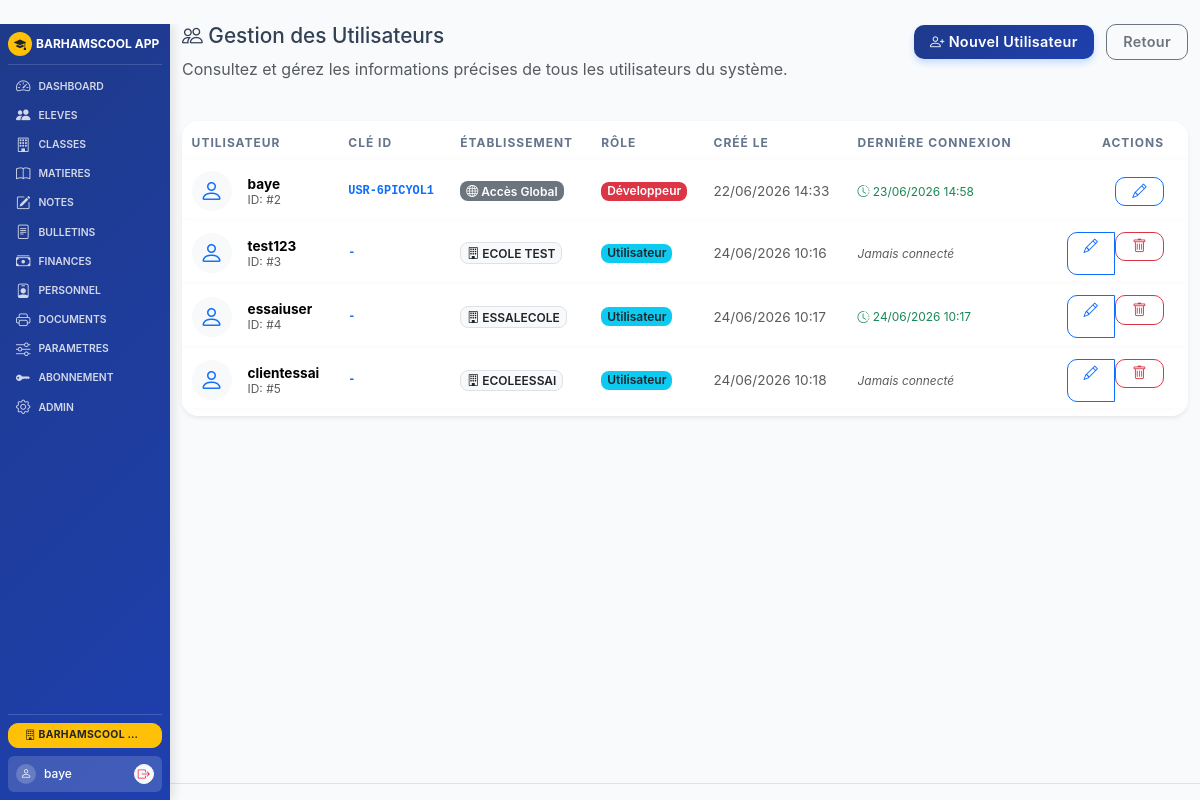
The app's page /admin/users (signed in), older data.
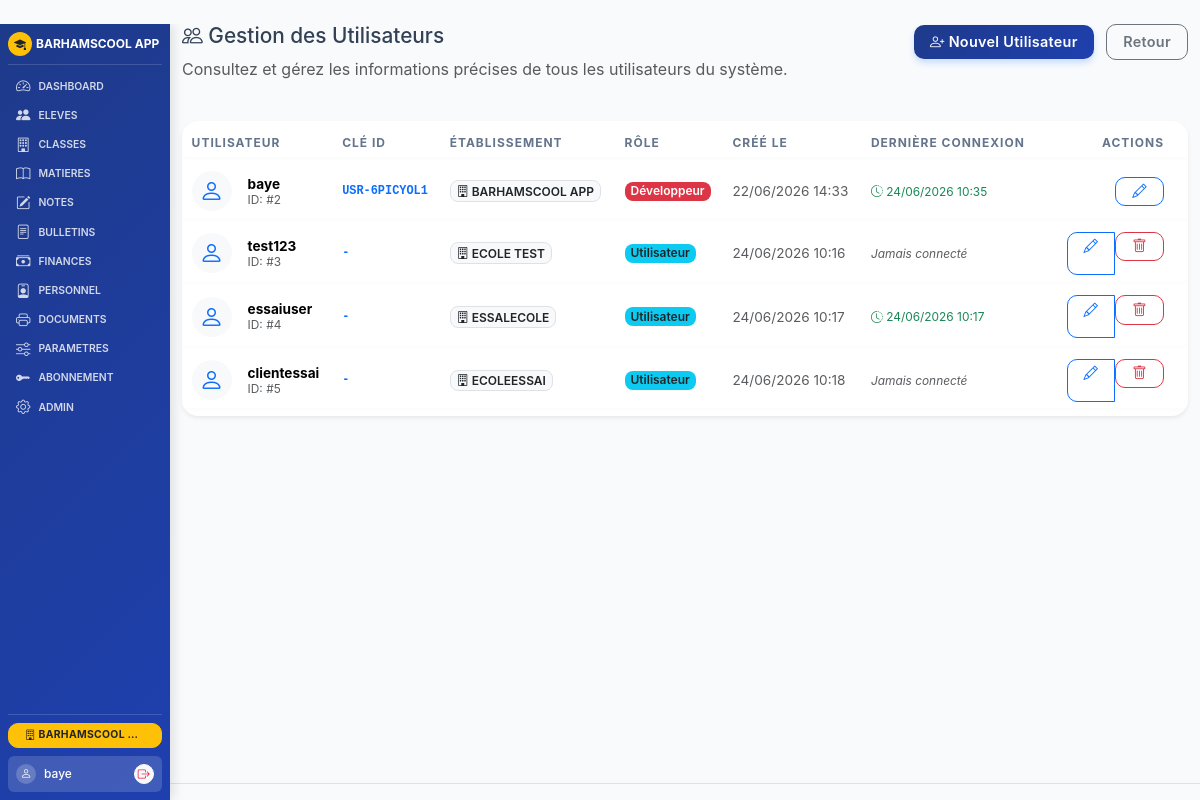
The same page, newer data.
### models.py (models this page shows, shortened)
class Ecole(db.Model):
    id = db.Column(db.Integer, primary_key=True)
    nom = db.Column(db.String(200), default='BARHAMSCOOL APP')
    identifiant = db.Column(db.String(50), unique=True, nullable=True)
    adresse = db.Column(db.String(300), default='ZAC MBAO CITE CAPEC')
    tel = db.Column(db.String(100), default='338369035-772601310-777385032')
    annee_scolaire = db.Column(db.String(20), default='2024-2025')
    zone = db.Column(db.String(100), default='RUFISQUE')
    dev = db.Column(db.String(200), default='Abdou Diatta - Barham Informatique')
    email = db.Column(db.String(150), default='')
    type_ecole = db.Column(db.String(100), default='')
    directeur = db.Column(db.String(150), default='')
    chef_etablissement = db.Column(db.String(150), default='')
    slogan = db.Column(db.String(300), default='')
    autorisation = db.Column(db.String(100), default='')
    code_etablissement = db.Column(db.String(50), default='')
    ia = db.Column(db.String(100), default='')
    ief = db.Column(db.String(100), default='')
    session_timeout = db.Column(db.Integer, default=30)  # en minutes
    max_login_attempts = db.Column(db.Integer, default=5)
    lockout_duration = db.Column(db.Integer, default=15)  # en minutes
    ip_whitelist = db.Column(db.Text, default='')  # IPs autorisées (séparées par virgule)
    smtp_server = db.Column(db.String(150), default='')
    smtp_port = db.Column(db.Integer, default=587)
    smtp_user = db.Column(db.String(150), default='')
    smtp_password = db.Column(db.String(150), default='')
    smtp_use_tls = db.Column(db.Boolean, default=True)
    email_expediteur = db.Column(db.String(150), default='')

class User(UserMixin, db.Model):
    id = db.Column(db.Integer, primary_key=True)
    username = db.Column(db.String(80), unique=True, nullable=False)
    password_hash = db.Column(db.String(256), nullable=False)
    role = db.Column(db.String(50), default='user')
    ecole_id = db.Column(db.Integer, db.ForeignKey('ecole.id'), nullable=True)
    created_at = db.Column(db.DateTime, default=lambda: datetime.now(timezone.utc))
    last_login = db.Column(db.DateTime, nullable=True)
    identifiant = db.Column(db.String(50), unique=True, nullable=True)
    ecole = db.relationship('Ecole', backref='users')

### routes_admin.py (the view)
@app.route('/admin/users')
@login_required
def admin_users():
    if current_user.role != 'super_users': return redirect(url_for('dashboard'))
    from models import User
    ecole_id = get_current_ecole_id()
    return render_template('admin/users.html', users=User.query.all(), ecole=Ecole.query.get(ecole_id))

### templates/admin/users.html (shortened to what this page needs)
﻿{% extends "base.html" %}
{% block content %}
<div class="row mb-4">
    <div class="col-md-8">
        <h2><i class="bi bi-people"></i> Gestion des Utilisateurs</h2>
        <p class="text-muted">Consultez et gérez les informations précises de tous les utilisateurs du système.</p>
    </div>
    <div class="col-md-4 text-end">
        <a href="{{ url_for('admin_user_ajouter') }}" class="btn btn-primary"><i class="bi bi-person-plus"></i> Nouvel Utilisateur</a>
        <a href="{{ url_for('admin') }}" class="btn btn-outline-secondary ms-2">Retour</a>
    </div>
</div>
<div class="card shadow-sm border-0">
    <div style="max-height:65vh;overflow-y:auto;overflow-x:hidden;">
        <table class="table table-sm align-middle mb-0">
            <thead class="table-dark">
                <tr>
                    <th>Utilisateur</th>
                    <th>Clé ID</th>
                    <th>Établissement</th>
                    <th>Rôle</th>
                    <th>Créé le</th>
                    <th>Dernière connexion</th>
                    <th class="text-end px-4">Actions</th>
                </tr>
            </thead>
            <tbody>
                {% for u in users %}
                <tr>
                    <td>
                        <div class="d-flex align-items-center">
                            <div class="bg-light rounded-circle p-2 me-3">
                                <i class="bi bi-person fs-4 text-primary"></i>
                            </div>
                            <div>
                                <span class="fw-bold d-block">{{ u.username }}</span>
                                <small class="text-muted">ID: #{{ u.id }}</small>
                            </div>
                        </div>
                    </td>
                    <td>
                        <code class="text-primary fw-bold">{{ u.identifiant or '-' }}</code>
                    </td>
                    <td>
                        {% if u.ecole %}
                            <span class="badge bg-light text-dark border"><i class="bi bi-building"></i> {{ u.ecole.nom }}</span>
                        {% else %}
                            <span class="badge bg-secondary"><i class="bi bi-globe"></i> Accès Global</span>
                        {% endif %}
                    </td>
                    <td>
                        <span class="badge {{ 'bg-danger' if u.role == 'super_users' else 'bg-info text-dark' }}">
                            {{ 'Développeur' if u.role == 'super_users' else 'Utilisateur' }}
                        </span>
                    </td>
                    <td class="small text-muted">
                        {{ u.created_at.strftime('%d/%m/%Y %H:%M') if u.created_at else 'Inconnue' }}
                    </td>
                    <td>
                        {% if u.last_login %}
                            <span class="text-success small">
                                <i class="bi bi-clock-history"></i> {{ u.last_login.strftime('%d/%m/%Y %H:%M') }}
                            </span>
                        {% else %}
                            <span class="text-muted small fst-italic">Jamais connecté</span>
                        {% endif %}
                    </td>
                    <td class="text-end px-4">
                        <div class="btn-group btn-group-sm">
                            <a href="{{ url_for('admin_user_modifier', id=u.id) }}" class="btn btn-outline-primary" title="Modifier">
                                <i class="bi bi-pencil"></i>
                            </a>
                            {% if u.id != current_user.id %}
                            <form action="{{ url_for('admin_user_supprimer', id=u.id) }}" method="POST" class="d-inline" onsubmit="return confirm('Supprimer cet utilisateur ?')">
                                <button type="submit" class="btn btn-outline-danger" title="Supprimer">
                                    <i class="bi bi-trash"></i>
                                </button>
                            </form>
                            {% endif %}
                        </div>
                    </td>
                </tr>
                {% endfor %}
            </tbody>
        </table>
    </div>
</div>
{% endblock %}

### templates/base.html (shortened to what this page needs)
<!DOCTYPE html>
<html lang="fr">
<head>
    <link href="https://cdn.jsdelivr.net/npm/bootstrap@5.3.3/dist/css/bootstrap.min.css" rel="stylesheet">
    <link href="https://cdn.jsdelivr.net/npm/bootstrap-icons@1.11.3/font/bootstrap-icons.min.css" rel="stylesheet">
    <link href="{{ url_for('static', filename='css/style.css') }}?v=3" rel="stylesheet">
</head>
<body>
    <div class="app-layout {% if not current_user.is_authenticated %}no-sidebar{% endif %}">
        {% if current_user.is_authenticated %}
        <aside class="app-sidebar text-white" id="appSidebar">
            <div class="sidebar-brand">
                <div class="brand-icon bg-warning text-dark rounded-circle me-1" style="width:24px; height:24px; display:flex; align-items:center; justify-content:center; flex-shrink: 0;">
                    <i class="bi bi-mortarboard-fill" style="font-size: 0.75rem !important;"></i>
                </div>
                <div class="brand-text text-truncate" title="{{ ecole.nom if ecole else 'BARHAMSCOOL APP' }}">
                    <span class="fw-bold" style="font-size: 0.75rem !important;">{{ ecole.nom if ecole else 'BARHAMSCOOL APP' }}</span>
                </div>
            </div>
            <nav class="sidebar-menu">
                <ul class="nav flex-column gap-0">
                    {% if not has_licence %}
                    <li class="nav-item">
                        <a class="nav-link d-flex align-items-center gap-2 py-1 px-2 {{ 'active' if request.endpoint == 'abonnement' }}" href="{{ url_for('abonnement') }}">
                            <i class="bi bi-key-fill" style="font-size: 0.9rem;"></i>
                            <span style="font-size: 0.65rem; text-transform: uppercase; font-weight: 600;">Abonnement</span>
                        </a>
                    </li>
                    {% else %}
                    {% for endpoint, icon, label in nav_items %}
                    <li class="nav-item">
                        <a class="nav-link d-flex align-items-center gap-2 py-1 px-2 {{ 'active' if request.endpoint == endpoint }}" href="{{ url_for(endpoint) }}">
                            <i class="bi {{ icon }}" style="font-size: 0.9rem;"></i>
                            <span style="font-size: 0.65rem; text-transform: uppercase; font-weight: 600;">{{ label }}</span>
                        </a>
                    </li>
                    {% endfor %}
                    <li class="nav-item">
                        <a class="nav-link d-flex align-items-center gap-2 py-1 px-2 {{ 'active' if request.endpoint == 'parametres_financiers' }}" href="{{ url_for('parametres_financiers') }}">
                            <i class="bi bi-sliders" style="font-size: 0.9rem;"></i>
                            <span style="font-size: 0.65rem; text-transform: uppercase; font-weight: 600;">Parametres</span>
                        </a>
                    </li>
                    <li class="nav-item">
                        <a class="nav-link d-flex align-items-center gap-2 py-1 px-2 {{ 'active' if request.endpoint == 'abonnement' }}" href="{{ url_for('abonnement') }}">
                            <i class="bi bi-key-fill" style="font-size: 0.9rem;"></i>
                            <span style="font-size: 0.65rem; text-transform: uppercase; font-weight: 600;">Abonnement</span>
                        </a>
                    </li>
                    {% endif %}
                    {% if current_user.role == 'super_users' %}
                    <li class="nav-item">
                        <a class="nav-link d-flex align-items-center gap-2 py-1 px-2 {{ 'active' if request.endpoint == 'admin' }}" href="{{ url_for('admin') }}">
                            <i class="bi bi-gear" style="font-size: 0.9rem;"></i>
                            <span style="font-size: 0.65rem; text-transform: uppercase; font-weight: 600;">Admin</span>
                        </a>
                    </li>
                    {% endif %}
                </ul>
            </nav>
            <div class="sidebar-footer mt-auto">
                {% if current_user.role == 'super_users' and all_ecoles %}
                <div class="dropdown w-100 mb-2">
                    <button class="btn btn-sm btn-warning text-dark dropdown-toggle fw-bold w-100 py-1" type="button" data-bs-toggle="dropdown" aria-expanded="false" style="font-size: 0.65rem; line-height: 1.4; text-overflow: ellipsis; overflow: hidden; white-space: nowrap;" title="{{ ecole.nom if ecole else 'École' }}">
                        <i class="bi bi-building"></i> {{ ecole.nom if ecole else 'École' }}
                    </button>
                </div>
                {% endif %}
                <div class="user-profile-block d-flex align-items-center justify-content-between p-2 rounded" style="background: rgba(255,255,255,0.15);">
                    <div class="d-flex align-items-center gap-2">
                        <div class="avatar bg-white-20 rounded-circle" style="width:20px; height:20px; display:flex; align-items:center; justify-content:center;">
                            <i class="bi bi-person" style="font-size: 0.7rem;"></i>
                        </div>
                        <div class="user-info text-truncate">
                            <span class="fw-medium text-white" style="font-size: 0.75rem;">{{ current_user.username }}</span>
                        </div>
                    </div>
                    <a class="btn btn-sm btn-light p-0 rounded-circle d-flex align-items-center justify-content-center" href="{{ url_for('logout') }}" title="Quitter" style="width: 20px; height: 20px; color: var(--danger-color) !important;">
                        <i class="bi bi-box-arrow-right" style="font-size: 0.75rem;"></i>
                    </a>
                </div>
            </div>
        </aside>
        {% endif %}
        <main class="app-main">
            <div class="container-fluid" style="margin-top:0 !important; padding-top:0 !important;">
                {% block content %}{% endblock %}
            </div>
            <footer class="text-center text-muted py-2 mt-auto border-top small">
            </footer>
        </main>
    </div>
</body>
</html>

Row changes from the older to the newer data that the page shows:
changed User "baye": ecole.nom (not shown) → "BARHAMSCOOL APP"; last_login "23/06/2026 14:58" → "24/06/2026 10:35"; no longer shows "Accès Global"
